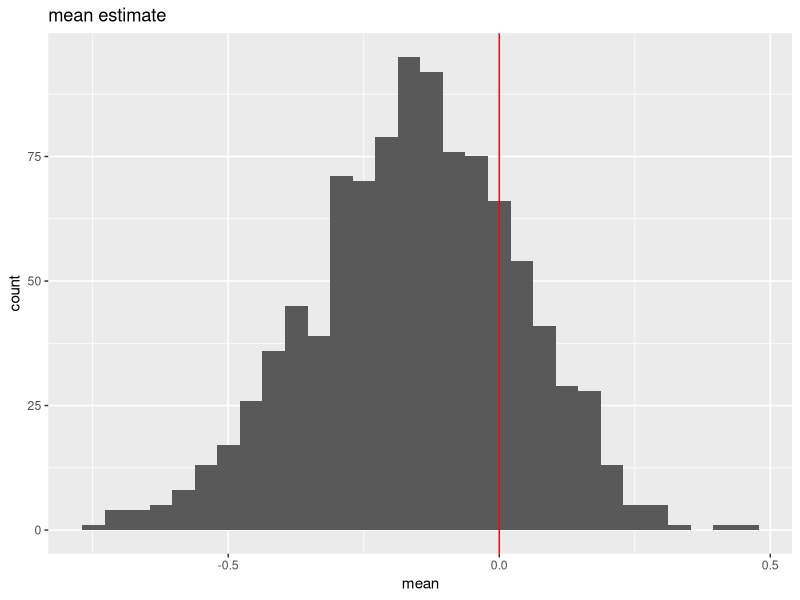
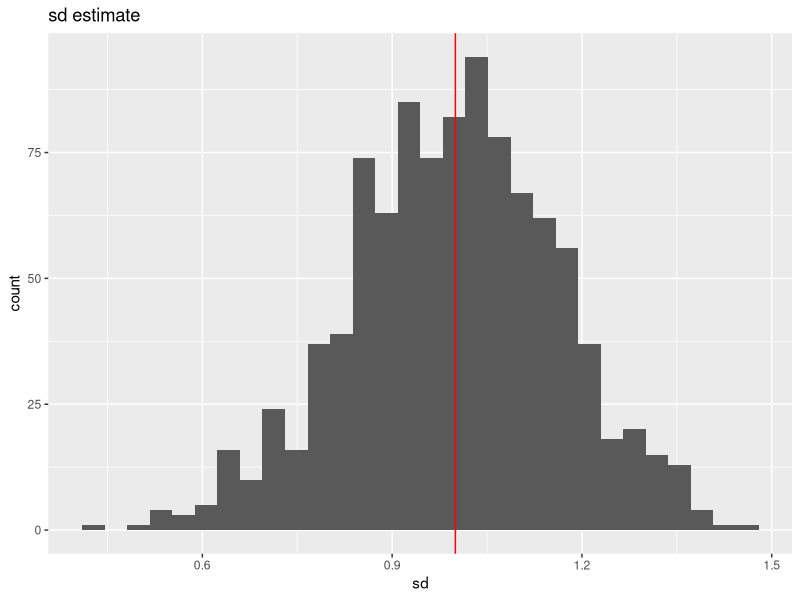
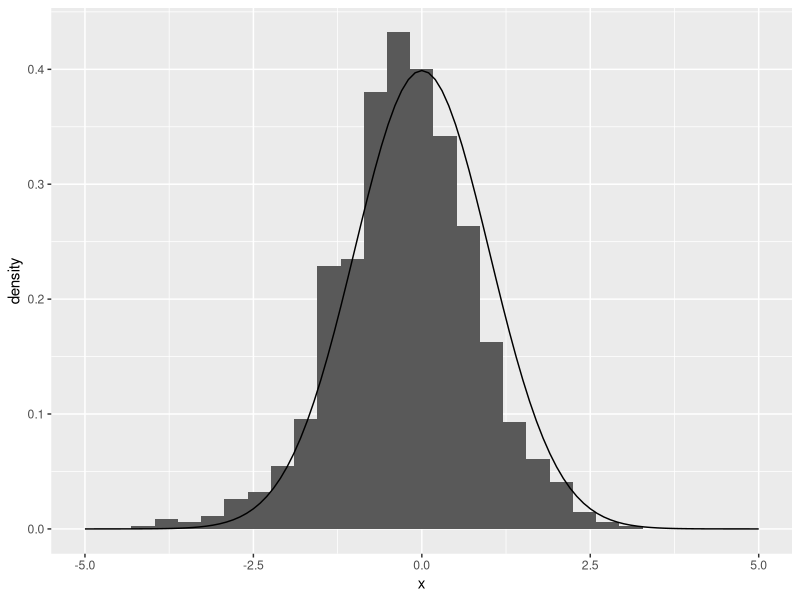
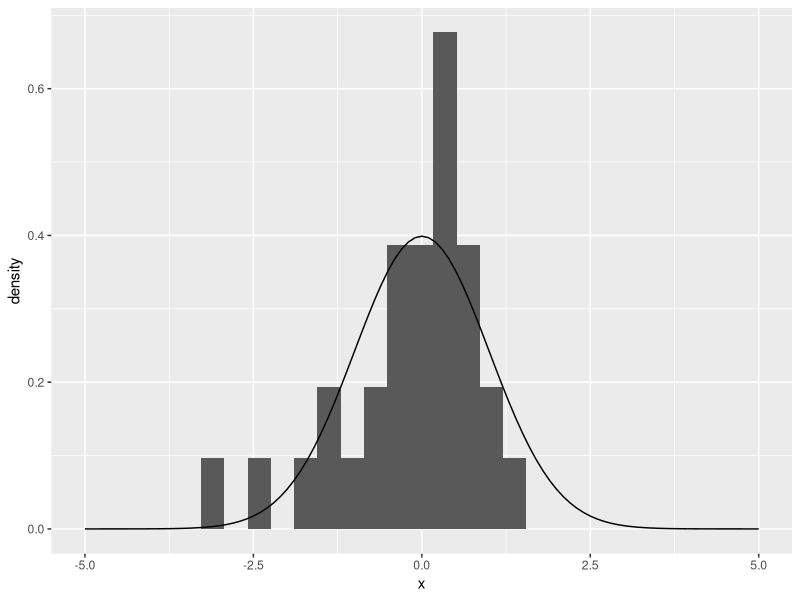
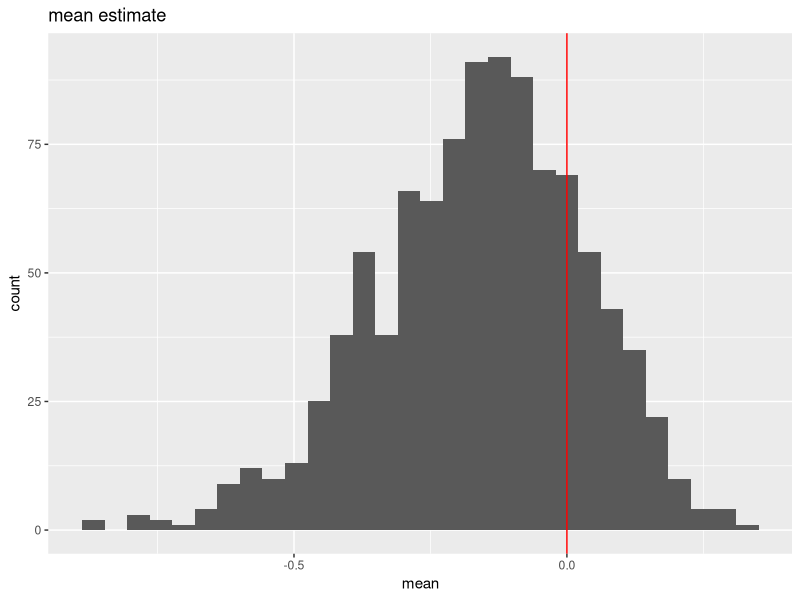
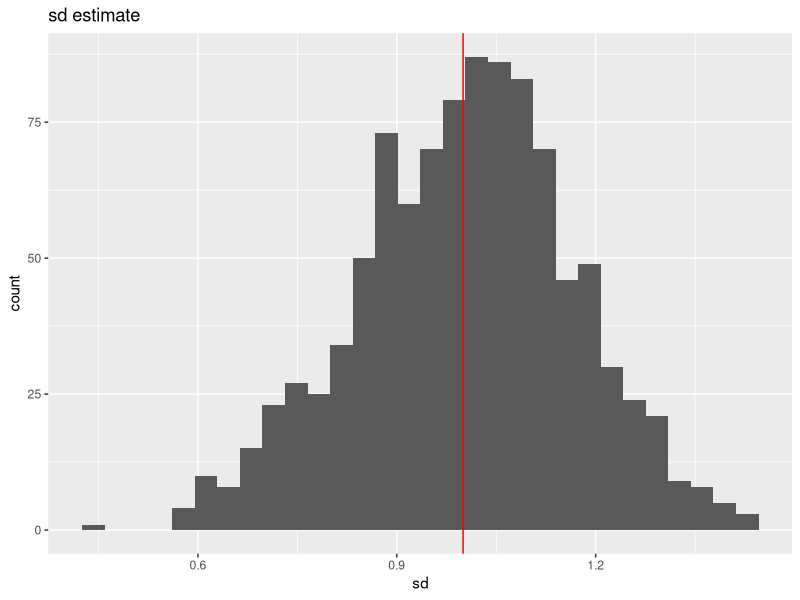
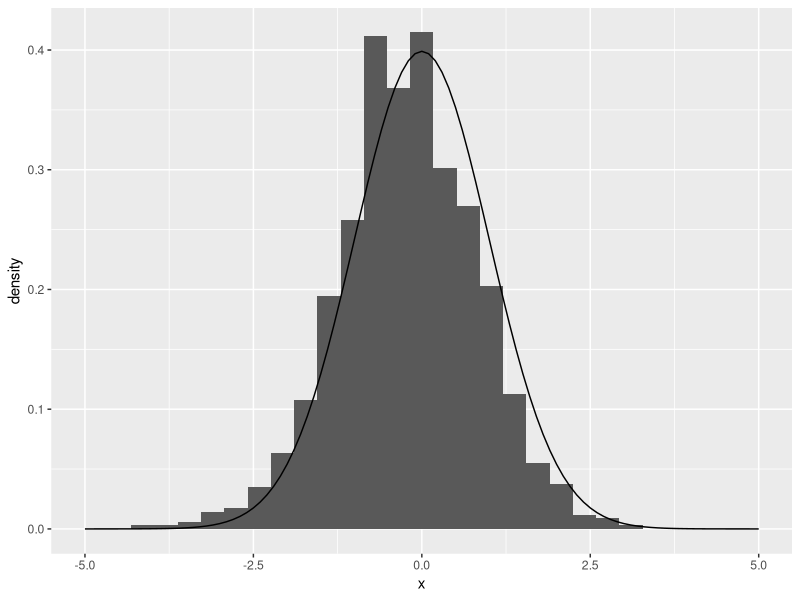
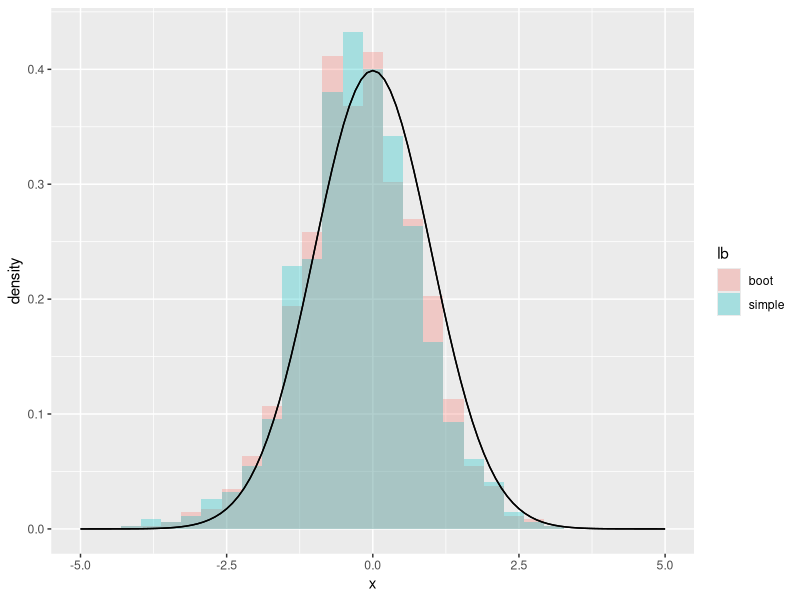

Recreate these plots in R, in order.
## ---- chunk 1
knitr::opts_chunk$set(echo = TRUE)
## ---- chunk 2
library(tidyverse)
library(boot)
## ---- chunk 3
set.seed(99)
## ---- chunk 4
x <- rnorm(30)
## ---- chunk 5
m0 <- mean(x)
s0 <- sd(x)
c(m0,s0)
## ---- chunk 6
x1 <- sample(x, replace = TRUE, size = 30)
c(mean(x1),sd(x1))
## ---- chunk 7
f1 <- function(x){
  x1 <- sample(x, replace = TRUE, size = 30)
  c(mean(x1),sd(x1))
}
## ---- chunk 8
param <- rep(list(x),1000) %>% map(f1) %>% 
  unlist() %>% matrix(ncol = 2, byrow = TRUE)
## ---- chunk 9
c(mean(param[,1]), mean(param[,2]))
## ---- chunk 10
pdfm <- data.frame(param)
names(pdfm) <- c("mean","sd")
## ---- chunk 11
pdfm %>% ggplot(aes(x = mean)) + geom_histogram(bins = 30) + ggtitle("mean estimate") +
  geom_vline(xintercept = 0, color = "red")
## ---- chunk 12
pdfm %>% ggplot(aes(x = sd)) + geom_histogram(bins = 30) + ggtitle("sd estimate") +
    geom_vline(xintercept = 1, color = "red")
## ---- chunk 13
xe <- map2_dbl(pdfm$mean, pdfm$sd,function(x,y){rnorm(1,x,y)})
## ---- chunk 14
tibble(x = xe) %>% ggplot(aes(x=x)) + geom_histogram(aes(y= ..density..), bins = 30) + 
  stat_function(fun = dnorm, n = 101, args = list(mean = 0, sd = 1)) + 
  xlim(-5,5)
## ---- chunk 15
c(mean(xe), sd(xe))
## ---- chunk 16
tibble(x = x) %>% ggplot(aes(x=x)) + geom_histogram(aes(y= ..density..), bins = 30) + 
  stat_function(fun = dnorm, n = 101, args = list(mean = 0, sd = 1)) + 
  xlim(-5,5)
## ---- chunk 17
est_mean <- function(x,i){
  mean(x[i])
}
## ---- chunk 18
me <- boot(x, statistic = est_mean, R=1000, stype = "i")
## ---- chunk 19
est_sd <- function(x,i){
  sd(x[i])
}
## ---- chunk 20
se <- boot(x, statistic = est_sd, R=1000, stype = "i")
## ---- chunk 21
pdfm2<- tibble(mean = me$t, sd = se$t)
## ---- chunk 22
pdfm2 %>% ggplot(aes(x = mean)) + geom_histogram(bins = 30) + ggtitle("mean estimate") +
  geom_vline(xintercept = 0, color = "red")
## ---- chunk 23
pdfm2 %>% ggplot(aes(x = sd)) + geom_histogram(bins = 30) + ggtitle("sd estimate") +
    geom_vline(xintercept = 1, color = "red")
## ---- chunk 24
pdfm2 %>% summarise_all(mean)
## ---- chunk 25
xe2 <- map2_dbl(pdfm2$mean, pdfm2$sd,function(x,y){rnorm(1,x,y)})
## ---- chunk 26
tibble(x = xe2) %>% ggplot(aes(x=x)) + geom_histogram(aes(y= ..density..), bins = 30) + 
  stat_function(fun = dnorm, n = 101, args = list(mean = 0, sd = 1)) + 
  xlim(-5,5)
## ---- chunk 27
xdfm1 <- tibble(x = xe, lb = "simple")
xdfm2 <- tibble(x = xe2, lb = "boot")

xdfm <- rbind(xdfm1, xdfm2)
## ---- chunk 28
xdfm %>% ggplot(aes( x = x, fill = lb )) + 
  geom_histogram(aes(y = ..density..), alpha = 0.3, bins = 30, position = "identity") +
  stat_function(fun = dnorm, n = 101, args = list(mean = 0, sd = 1)) + 
  xlim(-5,5)
## ---- chunk 29
xdfm %>% group_by(lb) %>% summarise(mean(x),sd(x))
## ---- chunk 30
rt1 <- (xdfm1 %>% filter(x < -3 | x > 3) %>% count())$n / length(xdfm1$x)
rt1
## ---- chunk 31
pnorm(-3)*2
## ---- chunk 32
pnorm(-3, mean(x), sd(x)) + 1 - pnorm(3,mean(x),sd(x))
